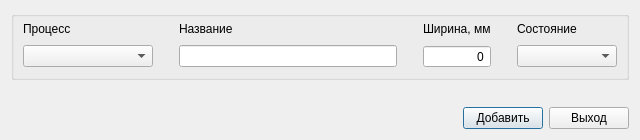
<?xml version="1.0" encoding="UTF-8"?>
<ui version="4.0">
 <class>EquipDialog</class>
 <widget class="QDialog" name="EquipDialog">
  <property name="geometry">
   <rect>
    <x>0</x>
    <y>0</y>
    <width>640</width>
    <height>140</height>
   </rect>
  </property>
  <property name="sizePolicy">
   <sizepolicy hsizetype="Expanding" vsizetype="Expanding">
    <horstretch>0</horstretch>
    <verstretch>0</verstretch>
   </sizepolicy>
  </property>
  <property name="minimumSize">
   <size>
    <width>0</width>
    <height>0</height>
   </size>
  </property>
  <property name="maximumSize">
   <size>
    <width>16777215</width>
    <height>16777215</height>
   </size>
  </property>
  <property name="windowTitle">
   <string>Добавить оборудование</string>
  </property>
  <layout class="QVBoxLayout" name="verticalLayout_2">
   <item>
    <widget class="QGroupBox" name="groupBox">
     <property name="maximumSize">
      <size>
       <width>16777215</width>
       <height>80</height>
      </size>
     </property>
     <property name="title">
      <string/>
     </property>
     <layout class="QVBoxLayout" name="verticalLayout">
      <property name="topMargin">
       <number>2</number>
      </property>
      <property name="bottomMargin">
       <number>9</number>
      </property>
      <item>
       <layout class="QGridLayout" name="gridLayout">
        <item row="0" column="2">
         <widget class="QLabel" name="label">
          <property name="text">
           <string>Название</string>
          </property>
         </widget>
        </item>
        <item row="0" column="5">
         <spacer name="horizontalSpacer_3">
          <property name="orientation">
           <enum>Qt::Horizontal</enum>
          </property>
          <property name="sizeType">
           <enum>QSizePolicy::Fixed</enum>
          </property>
          <property name="sizeHint" stdset="0">
           <size>
            <width>20</width>
            <height>20</height>
           </size>
          </property>
         </spacer>
        </item>
        <item row="2" column="2">
         <widget class="QLineEdit" name="name">
          <property name="sizeIncrement">
           <size>
            <width>150</width>
            <height>0</height>
           </size>
          </property>
          <property name="alignment">
           <set>Qt::AlignLeading|Qt::AlignLeft|Qt::AlignVCenter</set>
          </property>
         </widget>
        </item>
        <item row="0" column="6">
         <widget class="QLabel" name="label_3">
          <property name="text">
           <string>Состояние</string>
          </property>
         </widget>
        </item>
        <item row="0" column="1">
         <spacer name="horizontalSpacer_4">
          <property name="orientation">
           <enum>Qt::Horizontal</enum>
          </property>
          <property name="sizeType">
           <enum>QSizePolicy::Fixed</enum>
          </property>
          <property name="sizeHint" stdset="0">
           <size>
            <width>20</width>
            <height>20</height>
           </size>
          </property>
         </spacer>
        </item>
        <item row="0" column="0">
         <widget class="QLabel" name="label_4">
          <property name="text">
           <string>Процесс</string>
          </property>
         </widget>
        </item>
        <item row="2" column="4">
         <widget class="QSpinBox" name="width">
          <property name="minimumSize">
           <size>
            <width>0</width>
            <height>0</height>
           </size>
          </property>
          <property name="maximumSize">
           <size>
            <width>70</width>
            <height>16777215</height>
           </size>
          </property>
          <property name="alignment">
           <set>Qt::AlignRight|Qt::AlignTrailing|Qt::AlignVCenter</set>
          </property>
          <property name="buttonSymbols">
           <enum>QAbstractSpinBox::NoButtons</enum>
          </property>
          <property name="maximum">
           <number>5000</number>
          </property>
         </widget>
        </item>
        <item row="2" column="6">
         <widget class="QComboBox" name="status">
          <property name="minimumSize">
           <size>
            <width>100</width>
            <height>0</height>
           </size>
          </property>
         </widget>
        </item>
        <item row="2" column="0">
         <widget class="QComboBox" name="process">
          <property name="minimumSize">
           <size>
            <width>130</width>
            <height>0</height>
           </size>
          </property>
         </widget>
        </item>
        <item row="0" column="4">
         <widget class="QLabel" name="label_2">
          <property name="text">
           <string>Ширина, мм</string>
          </property>
         </widget>
        </item>
        <item row="0" column="3">
         <spacer name="horizontalSpacer_2">
          <property name="orientation">
           <enum>Qt::Horizontal</enum>
          </property>
          <property name="sizeType">
           <enum>QSizePolicy::Fixed</enum>
          </property>
          <property name="sizeHint" stdset="0">
           <size>
            <width>20</width>
            <height>20</height>
           </size>
          </property>
         </spacer>
        </item>
       </layout>
      </item>
     </layout>
    </widget>
   </item>
   <item>
    <widget class="QFrame" name="equip">
     <property name="frameShape">
      <enum>QFrame::NoFrame</enum>
     </property>
     <property name="frameShadow">
      <enum>QFrame::Raised</enum>
     </property>
     <layout class="QVBoxLayout" name="verticalLayout_3">
      <property name="margin">
       <number>0</number>
      </property>
     </layout>
    </widget>
   </item>
   <item>
    <spacer name="verticalSpacer">
     <property name="orientation">
      <enum>Qt::Vertical</enum>
     </property>
     <property name="sizeType">
      <enum>QSizePolicy::Fixed</enum>
     </property>
     <property name="sizeHint" stdset="0">
      <size>
       <width>20</width>
       <height>10</height>
      </size>
     </property>
    </spacer>
   </item>
   <item>
    <layout class="QHBoxLayout" name="horizontalLayout">
     <item>
      <spacer name="horizontalSpacer">
       <property name="orientation">
        <enum>Qt::Horizontal</enum>
       </property>
       <property name="sizeHint" stdset="0">
        <size>
         <width>40</width>
         <height>20</height>
        </size>
       </property>
      </spacer>
     </item>
     <item>
      <widget class="QPushButton" name="saveEquipButton">
       <property name="text">
        <string>Добавить</string>
       </property>
      </widget>
     </item>
     <item>
      <widget class="QPushButton" name="exitEquipButton">
       <property name="text">
        <string>Выход</string>
       </property>
      </widget>
     </item>
    </layout>
   </item>
  </layout>
 </widget>
 <resources/>
 <connections/>
</ui>
